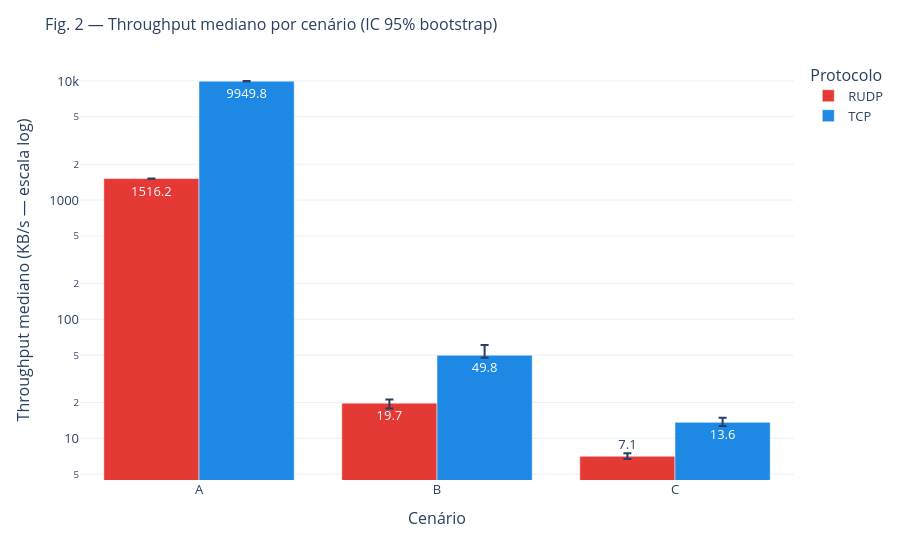

Here is the notebook cell this chart was saved with:
### Markdown cell above
## Figura 2 — Throughput mediano por cenário

Barras = mediana do throughput; barras de erro = IC 95% (bootstrap). Escala log para
acomodar a diferença de ordens de grandeza entre TCP e R-UDP sob perda.

### Code cell
rows = []
for (m, s), g in cli.groupby(['mode', 'scenario']):
    x = g['throughput_KBps'].to_numpy(dtype=float)
    med = np.median(x); lo, hi = boot_ci(x, np.median)
    rows.append(dict(mode=m, scenario=s, median=med,
                     err_hi=max(hi - med, 0), err_lo=max(med - lo, 0)))
tp = pd.DataFrame(rows)

fig2 = px.bar(tp, x='scenario', y='median', color='mode', barmode='group',
              category_orders=SCEN_ORDER, color_discrete_map=COLORS,
              error_y='err_hi', error_y_minus='err_lo', text_auto='.1f',
              labels={'median': 'Throughput (KB/s)', 'scenario': 'Cenário', 'mode': 'Protocolo'})
fig2.update_yaxes(type='log', title='Throughput mediano (KB/s — escala log)')
style(fig2, 'Fig. 2 — Throughput mediano por cenário (IC 95% bootstrap)')
save_fig(fig2, 'fig2_throughput')
fig2.show()

### Figure 1 — Plotly figure (JSON) as saved in the notebook; plotly's stock layout.template omitted (floating-point values rounded to 4 significant figures)
{"data": [{"alignmentgroup": "True", "error_y": {"array": [4.281, 1.407, 0.4281], "arrayminus": [4.572, 1.967, 0.3606]}, "hovertemplate": "Protocolo=RUDP<br>Cenário=%{x}<br>Throughput (KB/s)=%{y}<extra></extra>", "legendgroup": "RUDP", "marker": {"color": "#E53935", "pattern": {"shape": ""}}, "name": "RUDP", "offsetgroup": "RUDP", "orientation": "v", "showlegend": true, "textposition": "auto", "texttemplate": "%{y:.1f}", "type": "bar", "x": ["A", "B", "C"], "xaxis": "x", "y": [1516.0, 19.74, 7.071], "yaxis": "y"}, {"alignmentgroup": "True", "error_y": {"array": [37.92, 10.85, 1.258], "arrayminus": [20.04, 2.369, 0.9311]}, "hovertemplate": "Protocolo=TCP<br>Cenário=%{x}<br>Throughput (KB/s)=%{y}<extra></extra>", "legendgroup": "TCP", "marker": {"color": "#1E88E5", "pattern": {"shape": ""}}, "name": "TCP", "offsetgroup": "TCP", "orientation": "v", "showlegend": true, "textposition": "auto", "texttemplate": "%{y:.1f}", "type": "bar", "x": ["A", "B", "C"], "xaxis": "x", "y": [9950.0, 49.83, 13.63], "yaxis": "y"}], "layout": {"barmode": "group", "font": {"size": 13}, "legend": {"title": {"text": "Protocolo"}, "tracegroupgap": 0}, "margin": {"t": 60}, "title": {"font": {"size": 16}, "text": "Fig. 2 — Throughput mediano por cenário (IC 95% bootstrap)"}, "xaxis": {"anchor": "y", "categoryarray": ["A", "B", "C"], "categoryorder": "array", "domain": [0.0, 1.0], "title": {"text": "Cenário"}}, "yaxis": {"anchor": "x", "domain": [0.0, 1.0], "title": {"text": "Throughput mediano (KB/s — escala log)"}, "type": "log"}}}
